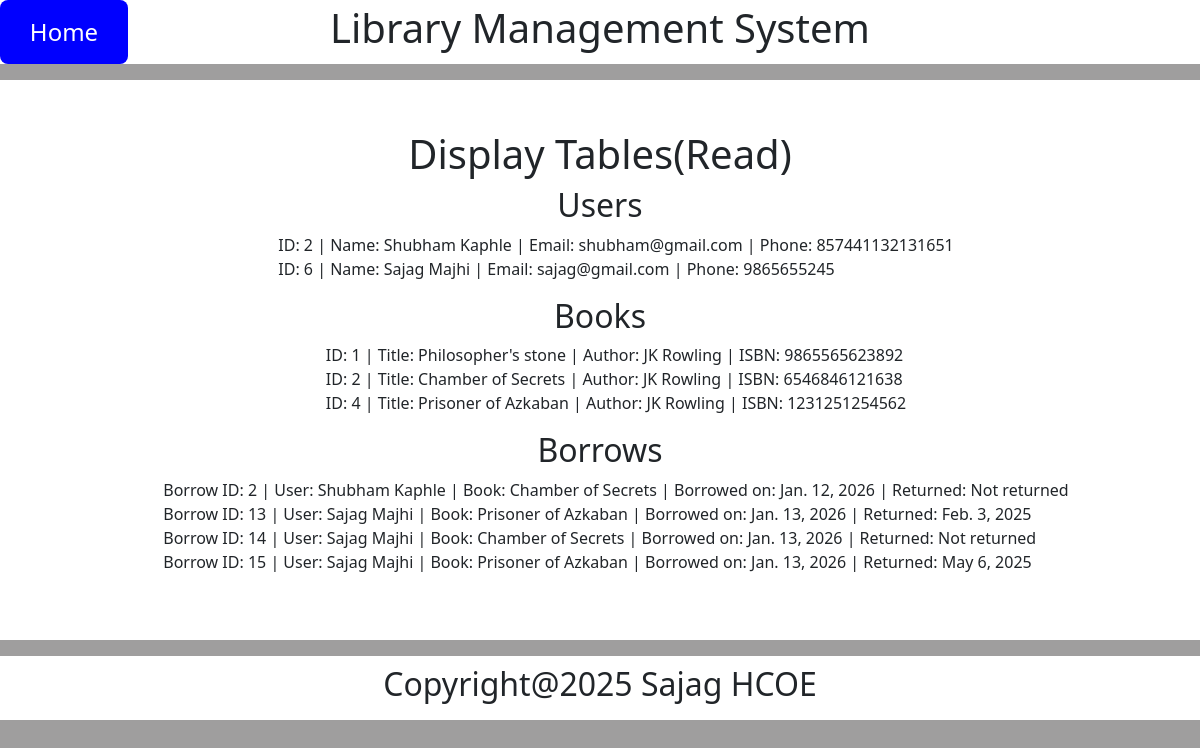
Page /read/ on the earlier database version.
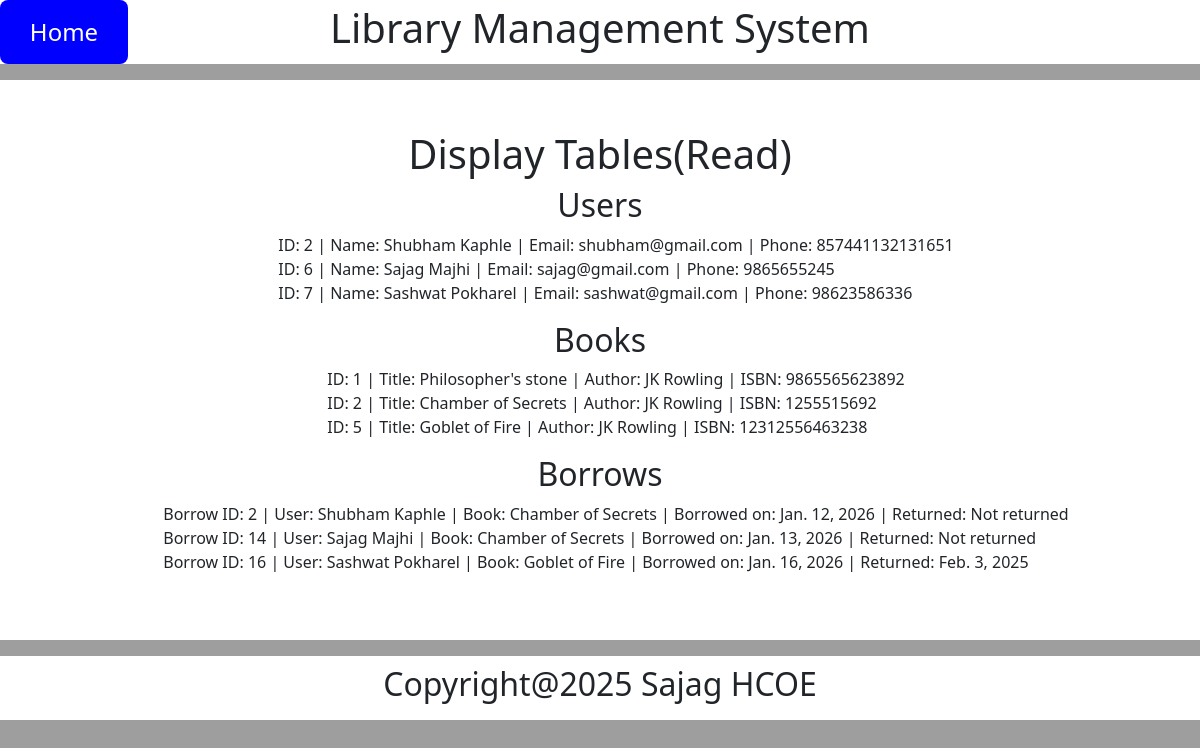
Same page on the later database version.
### library_app/models.py (models this page shows, shortened)
class User(models.Model):
    user_id = models.AutoField(primary_key=True)
    name = models.CharField(max_length=50, null=False)
    email = models.CharField(max_length=50, unique=True)
    phone = models.CharField(max_length=15)
    class Meta:
        verbose_name_plural = 'User'

class Book(models.Model):
    book_id = models.AutoField(primary_key=True)
    title = models.CharField(max_length=100, null=False)
    author = models.CharField(max_length=100, null=False)
    isbn = models.CharField(max_length=13, unique=True, null=False)
    class Meta:
        verbose_name_plural = 'Book'

class Borrow(models.Model):
    borrow_id = models.AutoField(primary_key=True)
    user_id = models.ForeignKey(User,on_delete=models.CASCADE)
    book_id = models.ForeignKey(Book,on_delete=models.CASCADE)
    borrow_date = models.DateField(auto_now_add=True)
    return_date = models.DateField(null=True, blank=True)
    class Meta:
        verbose_name_plural = 'Borrow'

### library_app/views.py (the view)
# urls.py: path('read/',Read, name='read'),
def Read(request):
    user = User.objects.all()
    book = Book.objects.all()
    borrow = Borrow.objects.all()
    return render(request, 'Read.html', {
        'users': user,
        'books': book,
        'borrows': borrow,
})

### templates/Read.html (shortened to what this page needs)
{% extends 'base.html' %}
{% block content %}
    <h1>Display Tables(Read)</h1>
    <h2>Users</h2>
    <ul>
    {% for person in users %}
        <li>
            ID: {{ person.user_id }} |
            Name: {{ person.name }} |
            Email: {{ person.email }} |
            Phone: {{ person.phone }}
        </li>
    {% empty %}
        <li>No users</li>
    {% endfor %}
    </ul>
    <h2>Books</h2>
    <ul>
    {% for book in books %}
        <li>
            ID: {{ book.book_id }} |
            Title: {{ book.title }} |
            Author: {{ book.author }} |
            ISBN: {{ book.isbn }}
        </li>
    {% empty %}
        <li>No Books</li>
    {% endfor %}
    </ul>
    <h2>Borrows</h2>
    <ul>
    {% for borrow in borrows %}
        <li>
            Borrow ID: {{ borrow.borrow_id }} |
            User: {{ borrow.user_id.name }} |
            Book: {{ borrow.book_id.title }} |
            Borrowed on: {{ borrow.borrow_date }} |
            Returned: {{ borrow.return_date|default:"Not returned" }}
        </li>
    {% empty %}
        <li>No Borrows</li>
    {% endfor %}
    </ul>
{% endblock %}

### templates/base.html (shortened to what this page needs)
{% load static %}
<!DOCTYPE html>
<html lang="en">
<head>
    <link href="https://cdn.jsdelivr.net/npm/bootstrap@5.3.8/dist/css/bootstrap.min.css" rel="stylesheet">
    <link rel="stylesheet" href="{% static 'css/styles.css' %}">
</head>
<body>
    <header>
        <a class="position-absolute start-0" href="{% url 'home' %}">Home</a>
        <h1>Library Management System</h1>
    </header>
    <section>
        {% block content%}
        {% endblock %}
    </section>
    <footer>
        <h2>Copyright@2025 Sajag HCOE</h2>
    </footer>
</body>
</html>

### static/css/styles.css (style rules this page uses)
body { background-color: rgb(159, 158, 158); display: flex; flex-direction: column; gap: 1rem; }
header, section, footer { background-color: rgb(255, 255, 255); display: flex; align-items: center; justify-content: center; }
section { min-height: 35rem; flex-direction: column; padding: 1rem; }
header, footer { height: 4rem; }
ul { list-style: none; }
a { text-decoration: none; font-size: 1.5rem; width: 8rem; height: 4rem; background-color: blue; color: white; display: flex; justify-content: center; align-items: center; border-radius: 0.5rem; }

Differences in the rows shown:
removed Book: book_id "4", title "Prisoner of Azkaban", author "JK Rowling", isbn "1231251254562"
removed Borrow: borrow_id "13", user_id.name "Sajag Majhi", book_id "Prisoner of Azkaban", borrow_date "Jan. 13, 2026", return_date "Feb. 3, 2025"
removed Borrow: borrow_id "15", user_id.name "Sajag Majhi", book_id "Prisoner of Azkaban", borrow_date "Jan. 13, 2026", return_date "May 6, 2025"
added User: user_id "7", name "Sashwat Pokharel", email "sashwat@gmail.com", phone "98623586336"
changed Book "Chamber of Secrets": isbn "6546846121638" → "1255515692"
added Book: book_id "5", title "Goblet of Fire", author "JK Rowling", isbn "12312556463238"
added Borrow: borrow_id "16", user_id.name "Sashwat Pokharel", book_id "Goblet of Fire", borrow_date "Jan. 16, 2026", return_date "Feb. 3, 2025"
